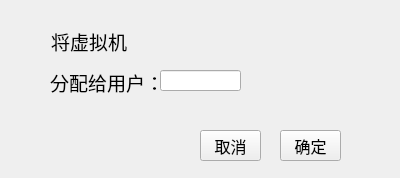
<?xml version="1.0" encoding="UTF-8"?>
<ui version="4.0">
 <class>Form</class>
 <widget class="QWidget" name="Form">
  <property name="geometry">
   <rect>
    <x>0</x>
    <y>0</y>
    <width>400</width>
    <height>178</height>
   </rect>
  </property>
  <property name="sizePolicy">
   <sizepolicy hsizetype="Fixed" vsizetype="Fixed">
    <horstretch>0</horstretch>
    <verstretch>0</verstretch>
   </sizepolicy>
  </property>
  <property name="acceptDrops">
   <bool>false</bool>
  </property>
  <property name="windowTitle">
   <string>分配虚拟机</string>
  </property>
  <widget class="QPushButton" name="cancelPBtn">
   <property name="geometry">
    <rect>
     <x>200</x>
     <y>130</y>
     <width>61</width>
     <height>31</height>
    </rect>
   </property>
   <property name="font">
    <font>
     <family>Agency FB</family>
     <pointsize>12</pointsize>
    </font>
   </property>
   <property name="text">
    <string>取消</string>
   </property>
  </widget>
  <widget class="QPushButton" name="surePBtn">
   <property name="geometry">
    <rect>
     <x>280</x>
     <y>130</y>
     <width>61</width>
     <height>31</height>
    </rect>
   </property>
   <property name="font">
    <font>
     <family>Agency FB</family>
     <pointsize>12</pointsize>
    </font>
   </property>
   <property name="text">
    <string>确定</string>
   </property>
  </widget>
  <widget class="QLabel" name="distriStatusLabel">
   <property name="geometry">
    <rect>
     <x>220</x>
     <y>100</y>
     <width>121</width>
     <height>20</height>
    </rect>
   </property>
   <property name="text">
    <string/>
   </property>
  </widget>
  <widget class="QLabel" name="vmInfoLabel">
   <property name="geometry">
    <rect>
     <x>150</x>
     <y>30</y>
     <width>231</width>
     <height>21</height>
    </rect>
   </property>
   <property name="sizePolicy">
    <sizepolicy hsizetype="Minimum" vsizetype="Minimum">
     <horstretch>0</horstretch>
     <verstretch>0</verstretch>
    </sizepolicy>
   </property>
   <property name="font">
    <font>
     <family>Times New Roman</family>
     <pointsize>14</pointsize>
    </font>
   </property>
   <property name="text">
    <string/>
   </property>
  </widget>
  <widget class="QLabel" name="userNameLabel">
   <property name="geometry">
    <rect>
     <x>50</x>
     <y>70</y>
     <width>121</width>
     <height>24</height>
    </rect>
   </property>
   <property name="sizePolicy">
    <sizepolicy hsizetype="Minimum" vsizetype="Preferred">
     <horstretch>0</horstretch>
     <verstretch>0</verstretch>
    </sizepolicy>
   </property>
   <property name="font">
    <font>
     <family>Agency FB</family>
     <pointsize>14</pointsize>
    </font>
   </property>
   <property name="text">
    <string>分配给用户：</string>
   </property>
  </widget>
  <widget class="QLineEdit" name="userNameLineEdit">
   <property name="geometry">
    <rect>
     <x>160</x>
     <y>70</y>
     <width>81</width>
     <height>21</height>
    </rect>
   </property>
   <property name="font">
    <font>
     <family>Traditional Arabic</family>
     <pointsize>14</pointsize>
    </font>
   </property>
  </widget>
  <widget class="QLabel" name="vmLabel">
   <property name="geometry">
    <rect>
     <x>51</x>
     <y>31</y>
     <width>81</width>
     <height>21</height>
    </rect>
   </property>
   <property name="sizePolicy">
    <sizepolicy hsizetype="Minimum" vsizetype="Minimum">
     <horstretch>0</horstretch>
     <verstretch>0</verstretch>
    </sizepolicy>
   </property>
   <property name="font">
    <font>
     <family>Times New Roman</family>
     <pointsize>14</pointsize>
    </font>
   </property>
   <property name="text">
    <string>将虚拟机：</string>
   </property>
  </widget>
 </widget>
 <resources/>
 <connections/>
</ui>
